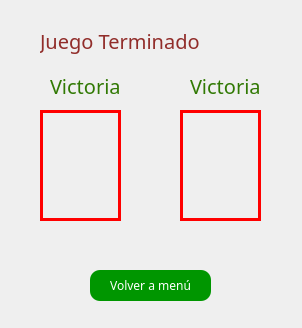
<?xml version="1.0" encoding="UTF-8"?>
<ui version="4.0">
 <class>EndGameWindow</class>
 <widget class="QMainWindow" name="EndGameWindow">
  <property name="geometry">
   <rect>
    <x>0</x>
    <y>0</y>
    <width>302</width>
    <height>328</height>
   </rect>
  </property>
  <property name="windowTitle">
   <string>MainWindow</string>
  </property>
  <property name="styleSheet">
   <string notr="true">QMainWindow#EndGameWindow{
background-image: url(:/new/img/img/end.jpg);
}</string>
  </property>
  <widget class="QWidget" name="centralwidget">
   <widget class="QLabel" name="label">
    <property name="geometry">
     <rect>
      <x>40</x>
      <y>20</y>
      <width>221</width>
      <height>41</height>
     </rect>
    </property>
    <property name="font">
     <font>
      <family>Gill Sans Ultra Bold</family>
      <pointsize>15</pointsize>
      <weight>50</weight>
      <bold>false</bold>
     </font>
    </property>
    <property name="styleSheet">
     <string notr="true">color: rgb(145, 45, 42);</string>
    </property>
    <property name="text">
     <string>Juego Terminado</string>
    </property>
   </widget>
   <widget class="QLabel" name="white">
    <property name="geometry">
     <rect>
      <x>40</x>
      <y>110</y>
      <width>81</width>
      <height>111</height>
     </rect>
    </property>
    <property name="styleSheet">
     <string notr="true">border: 3px solid RED;
background-image: url(:/new/img/img/whitePawn.png);</string>
    </property>
    <property name="text">
     <string/>
    </property>
   </widget>
   <widget class="QLabel" name="black">
    <property name="geometry">
     <rect>
      <x>180</x>
      <y>110</y>
      <width>81</width>
      <height>111</height>
     </rect>
    </property>
    <property name="styleSheet">
     <string notr="true">
border: 3px solid RED;
background-image: url(:/new/img/img/blackPawn.png);</string>
    </property>
    <property name="text">
     <string/>
    </property>
   </widget>
   <widget class="QLabel" name="cW">
    <property name="geometry">
     <rect>
      <x>60</x>
      <y>230</y>
      <width>41</width>
      <height>31</height>
     </rect>
    </property>
    <property name="styleSheet">
     <string notr="true">border-image: url(:/new/img/img/crown.jpg);</string>
    </property>
    <property name="text">
     <string/>
    </property>
   </widget>
   <widget class="QLabel" name="cB">
    <property name="geometry">
     <rect>
      <x>200</x>
      <y>230</y>
      <width>41</width>
      <height>31</height>
     </rect>
    </property>
    <property name="styleSheet">
     <string notr="true">border-image: url(:/new/img/img/crown.jpg);</string>
    </property>
    <property name="text">
     <string/>
    </property>
   </widget>
   <widget class="QLabel" name="vw">
    <property name="geometry">
     <rect>
      <x>50</x>
      <y>70</y>
      <width>81</width>
      <height>31</height>
     </rect>
    </property>
    <property name="font">
     <font>
      <family>Gill Sans Ultra Bold Condensed</family>
      <pointsize>15</pointsize>
     </font>
    </property>
    <property name="styleSheet">
     <string notr="true">color: rgb(49, 121, 4);</string>
    </property>
    <property name="text">
     <string>Victoria</string>
    </property>
   </widget>
   <widget class="QLabel" name="vb">
    <property name="geometry">
     <rect>
      <x>190</x>
      <y>70</y>
      <width>71</width>
      <height>31</height>
     </rect>
    </property>
    <property name="font">
     <font>
      <family>Gill Sans Ultra Bold Condensed</family>
      <pointsize>15</pointsize>
     </font>
    </property>
    <property name="styleSheet">
     <string notr="true">color: rgb(49, 121, 4);</string>
    </property>
    <property name="text">
     <string>Victoria</string>
    </property>
   </widget>
   <widget class="QPushButton" name="menu">
    <property name="geometry">
     <rect>
      <x>90</x>
      <y>270</y>
      <width>121</width>
      <height>31</height>
     </rect>
    </property>
    <property name="font">
     <font>
      <family>Gill Sans Ultra Bold</family>
      <weight>50</weight>
      <bold>false</bold>
     </font>
    </property>
    <property name="styleSheet">
     <string notr="true">background-color: qlineargradient(spread:pad, x1:0, y1:0, x2:0, y2:1, stop:0 rgba(0, 150, 0, 255));
border-radius: 10px;
color: rgb(255, 255, 255);</string>
    </property>
    <property name="text">
     <string>Volver a menú</string>
    </property>
   </widget>
  </widget>
 </widget>
 <resources/>
 <connections/>
</ui>
